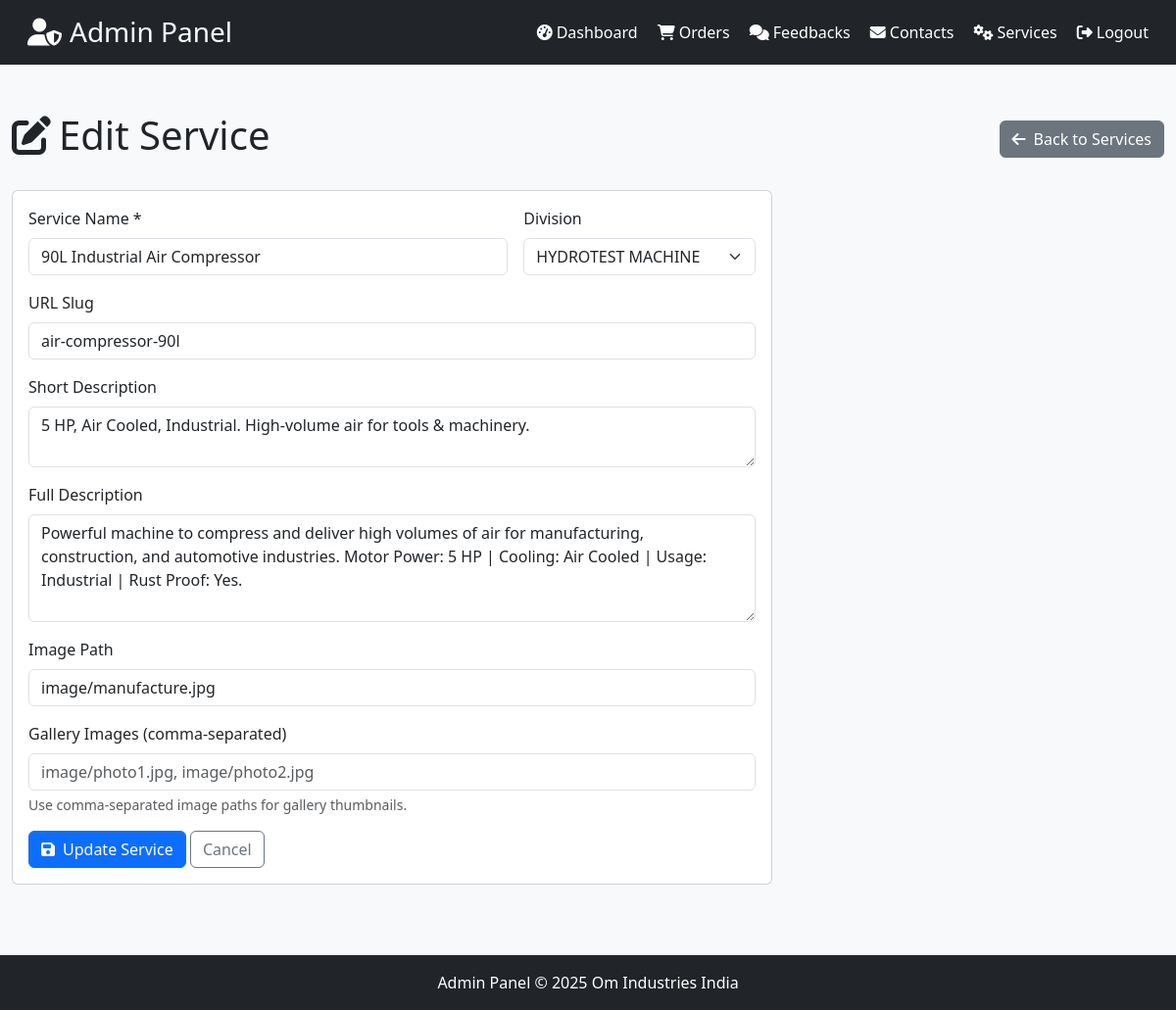
The app's page /admin/services/9/edit (signed in) with its own data.
### tables this page shows
CREATE TABLE services (
            id INTEGER PRIMARY KEY AUTOINCREMENT,
            name TEXT NOT NULL,
            slug TEXT NOT NULL UNIQUE,
            division TEXT NOT NULL,
            division_id TEXT NOT NULL,
            short_desc TEXT,
            description TEXT,
            price TEXT NOT NULL,
            image TEXT DEFAULT 'image/manufacture.jpg',
            sort_order INTEGER DEFAULT 0,
            created_at TIMESTAMP DEFAULT CURRENT_TIMESTAMP
        , gallery_images TEXT);

### app.py (the view, shortened to what this page needs)
@app.route("/admin/services/<int:service_id>/edit", methods=['GET', 'POST'])
def admin_service_edit(service_id):
    if not session.get('admin_logged_in'):
        return redirect(url_for('admin_login'))
    conn = _db_connection()
    cursor = execute_query(conn, "SELECT * FROM services WHERE id = ?", (service_id,))
    service = cursor.fetchone()
    conn.close()
    if not service:
        flash('Service not found.', 'error')
        return redirect(url_for('admin_services'))
    svc = dict(service) if not isinstance(service, dict) else service
    return render_template("admin/pages/service_edit.html", title="Edit Service", service=svc, divisions=DIVISIONS)

### app.py (called while the page is built)
def execute_query(conn, query, params=None):
    if USE_POSTGRES:
        cursor = conn.cursor()
        if params:
            if '?' in query:
                query = query.replace('?', '%s')
            cursor.execute(query, params)
        else:
            cursor.execute(query)
        return cursor
    else:
        if params:
            return conn.execute(query, params)
        else:
            return conn.execute(query)

### templates/admin/pages/service_edit.html
{% extends "admin/base_admin.html" %}
{% block content %}
<div class="container-fluid py-4">
  <div class="d-flex justify-content-between align-items-center mb-4">
    <h1><i class="fas fa-edit me-2"></i>Edit Service</h1>
    <a href="{{ url_for('admin_services') }}" class="btn btn-secondary">
      <i class="fas fa-arrow-left me-2"></i>Back to Services
    </a>
  </div>
  <div class="row">
    <div class="col-lg-8">
      <div class="card">
        <div class="card-body">
          <form method="POST" action="{{ url_for('admin_service_edit', service_id=service.id) }}">
            <div class="row g-3">
              <div class="col-md-8">
                <label for="name" class="form-label">Service Name *</label>
                <input type="text" class="form-control" id="name" name="name" required value="{{ service.name }}">
              </div>
              <div class="col-md-4">
                <label for="division_id" class="form-label">Division</label>
                <select class="form-select" id="division_id" name="division_id">
                  {% for div in divisions %}
                  <option value="{{ div.id }}" {% if div.id == service.division_id %}selected{% endif %}>{{ div.name }}</option>
                  {% endfor %}
                </select>
              </div>
              <div class="col-12">
                <label for="slug" class="form-label">URL Slug</label>
                <input type="text" class="form-control" id="slug" name="slug" value="{{ service.slug }}">
              </div>
              <div class="col-12">
                <label for="short_desc" class="form-label">Short Description</label>
                <textarea class="form-control" id="short_desc" name="short_desc" rows="2">{{ service.short_desc or '' }}</textarea>
              </div>
              <div class="col-12">
                <label for="description" class="form-label">Full Description</label>
                <textarea class="form-control" id="description" name="description" rows="4">{{ service.description or '' }}</textarea>
              </div>
              <div class="col-12">
                <label for="image" class="form-label">Image Path</label>
                <input type="text" class="form-control" id="image" name="image" value="{{ service.image or 'image/manufacture.jpg' }}">
              </div>
              <div class="col-12">
                <label for="gallery_images" class="form-label">Gallery Images (comma-separated)</label>
                <input type="text" class="form-control" id="gallery_images" name="gallery_images" value="{{ service.gallery_images or '' }}" placeholder="image/photo1.jpg, image/photo2.jpg">
                <div class="form-text">Use comma-separated image paths for gallery thumbnails.</div>
              </div>
              <div class="col-12">
                <button type="submit" class="btn btn-primary">
                  <i class="fas fa-save me-2"></i>Update Service
                </button>
                <a href="{{ url_for('admin_services') }}" class="btn btn-outline-secondary">Cancel</a>
              </div>
            </div>
          </form>
        </div>
      </div>
    </div>
  </div>
</div>
{% endblock %}

### templates/admin/base_admin.html (style rules this page uses)
body { background-color: #f8f9fa; }

### records on screen
services: name "90L Industrial Air Compressor", division_id "HYDROTEST MACHINE", slug "air-compressor-90l", short_desc "5 HP, Air Cooled, Industrial. High-volume air for tools & machinery.", description "Powerful machine to compress and deliver high volumes of air for manufacturing, construction, and automotive industries. Motor Power: 5 HP | Cooling: Air Cooled | Usage: Industrial | Rust Proof: Yes.", image "image/manufacture.jpg"
